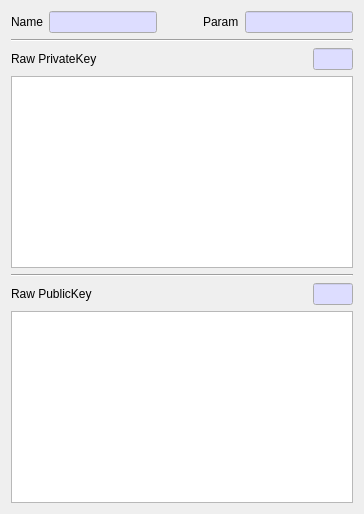
     <widget class="QWidget" name="tabRaw">
      <attribute name="title">
       <string>Raw</string>
      </attribute>
      <layout class="QVBoxLayout" name="verticalLayout_5">
       <item>
        <layout class="QGridLayout" name="gridLayout_14">
         <item row="0" column="0">
          <widget class="QLabel" name="mRawNameLabel">
           <property name="text">
            <string>Name</string>
           </property>
          </widget>
         </item>
         <item row="0" column="3">
          <widget class="QLabel" name="mRawParamLabel">
           <property name="text">
            <string>Param</string>
           </property>
          </widget>
         </item>
         <item row="0" column="4">
          <widget class="QLineEdit" name="mRawParamText">
           <property name="palette">
            <palette>
             <active>
              <colorrole role="Base">
               <brush brushstyle="SolidPattern">
                <color alpha="255">
                 <red>221</red>
                 <green>221</green>
                 <blue>255</blue>
                </color>
               </brush>
              </colorrole>
             </active>
             <inactive>
              <colorrole role="Base">
               <brush brushstyle="SolidPattern">
                <color alpha="255">
                 <red>221</red>
                 <green>221</green>
                 <blue>255</blue>
                </color>
               </brush>
              </colorrole>
             </inactive>
             <disabled/>
            </palette>
           </property>
           <property name="readOnly">
            <bool>true</bool>
           </property>
          </widget>
         </item>
         <item row="0" column="1">
          <widget class="QLineEdit" name="mRawNameText">
           <property name="palette">
            <palette>
             <active>
              <colorrole role="Base">
               <brush brushstyle="SolidPattern">
                <color alpha="255">
                 <red>221</red>
                 <green>221</green>
                 <blue>255</blue>
                </color>
               </brush>
              </colorrole>
             </active>
             <inactive>
              <colorrole role="Base">
               <brush brushstyle="SolidPattern">
                <color alpha="255">
                 <red>221</red>
                 <green>221</green>
                 <blue>255</blue>
                </color>
               </brush>
              </colorrole>
             </inactive>
             <disabled/>
            </palette>
           </property>
           <property name="readOnly">
            <bool>true</bool>
           </property>
          </widget>
         </item>
         <item row="0" column="2">
          <spacer name="horizontalSpacer_11">
           <property name="orientation">
            <enum>Qt::Horizontal</enum>
           </property>
           <property name="sizeHint" stdset="0">
            <size>
             <width>40</width>
             <height>20</height>
            </size>
           </property>
          </spacer>
         </item>
        </layout>
       </item>
       <item>
        <widget class="Line" name="line_11">
         <property name="orientation">
          <enum>Qt::Horizontal</enum>
         </property>
        </widget>
       </item>
       <item>
        <layout class="QGridLayout" name="gridLayout_15">
         <item row="0" column="0">
          <widget class="QLabel" name="mRawPrivateLabel">
           <property name="text">
            <string>Raw PrivateKey</string>
           </property>
          </widget>
         </item>
         <item row="0" column="2">
          <widget class="QLineEdit" name="mRawPrivateLenText">
           <property name="maximumSize">
            <size>
             <width>40</width>
             <height>16777215</height>
            </size>
           </property>
           <property name="palette">
            <palette>
             <active>
              <colorrole role="Base">
               <brush brushstyle="SolidPattern">
                <color alpha="255">
                 <red>221</red>
                 <green>221</green>
                 <blue>255</blue>
                </color>
               </brush>
              </colorrole>
             </active>
             <inactive>
              <colorrole role="Base">
               <brush brushstyle="SolidPattern">
                <color alpha="255">
                 <red>221</red>
                 <green>221</green>
                 <blue>255</blue>
                </color>
               </brush>
              </colorrole>
             </inactive>
             <disabled/>
            </palette>
           </property>
           <property name="readOnly">
            <bool>true</bool>
           </property>
          </widget>
         </item>
         <item row="0" column="1">
          <spacer name="horizontalSpacer_12">
           <property name="orientation">
            <enum>Qt::Horizontal</enum>
           </property>
           <property name="sizeHint" stdset="0">
            <size>
             <width>40</width>
             <height>20</height>
            </size>
           </property>
          </spacer>
         </item>
        </layout>
       </item>
       <item>
        <widget class="QPlainTextEdit" name="mRawPrivateText">
         <property name="acceptDrops">
          <bool>false</bool>
         </property>
        </widget>
       </item>
       <item>
        <widget class="Line" name="line_12">
         <property name="orientation">
          <enum>Qt::Horizontal</enum>
         </property>
        </widget>
       </item>
       <item>
        <layout class="QGridLayout" name="gridLayout_16">
         <item row="0" column="2">
          <widget class="QLineEdit" name="mRawPublicLenText">
           <property name="maximumSize">
            <size>
             <width>40</width>
             <height>16777215</height>
            </size>
           </property>
           <property name="palette">
            <palette>
             <active>
              <colorrole role="Base">
               <brush brushstyle="SolidPattern">
                <color alpha="255">
                 <red>221</red>
                 <green>221</green>
                 <blue>255</blue>
                </color>
               </brush>
              </colorrole>
             </active>
             <inactive>
              <colorrole role="Base">
               <brush brushstyle="SolidPattern">
                <color alpha="255">
                 <red>221</red>
                 <green>221</green>
                 <blue>255</blue>
                </color>
               </brush>
              </colorrole>
             </inactive>
             <disabled/>
            </palette>
           </property>
           <property name="readOnly">
            <bool>true</bool>
           </property>
          </widget>
         </item>
         <item row="0" column="0">
          <widget class="QLabel" name="mRawPublicLabel">
           <property name="text">
            <string>Raw PublicKey</string>
           </property>
          </widget>
         </item>
         <item row="0" column="1">
          <spacer name="horizontalSpacer_13">
           <property name="orientation">
            <enum>Qt::Horizontal</enum>
           </property>
           <property name="sizeHint" stdset="0">
            <size>
             <width>40</width>
             <height>20</height>
            </size>
           </property>
          </spacer>
         </item>
        </layout>
       </item>
       <item>
        <widget class="QPlainTextEdit" name="mRawPublicText">
         <property name="acceptDrops">
          <bool>false</bool>
         </property>
        </widget>
       </item>
      </layout>
     </widget>
